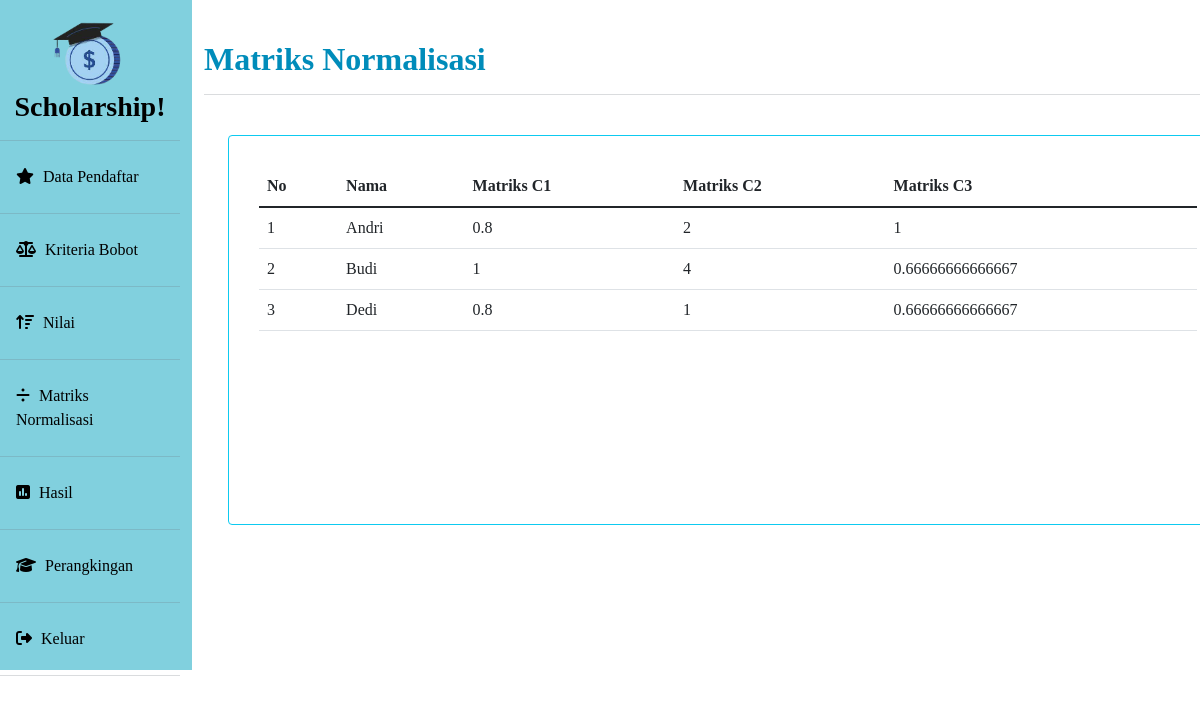
Screenshot of /admin/matriks.php (signed in) with the database file from the repository.
### tables this page shows
CREATE TABLE `pendaftaran` (
  `idpendaftaran` int(11) NOT NULL,
  `nama` varchar(255) NOT NULL,
  `ratarata` varchar(10) NOT NULL,
  `penghasilan` varchar(50) NOT NULL,
  `tanggungan` varchar(10) NOT NULL
);

### admin/matriks.php (the view, shortened to what this page needs)
<?php
include('../koneksi.php');
?>
<!doctype html>
<html lang="en">
<head>
    <link href="https://cdn.jsdelivr.net/npm/bootstrap@5.1.3/dist/css/bootstrap.min.css" rel="stylesheet">
    <link rel="stylesheet" type="text/css" href="../assets/style/styleuser.css">
</head>
<body>
    <div class="row no-gutters">
        <div class="col-md-2 pr-3" style="height:670px; background-color:#81d0de;">
            <ul class="nav flex-column ">
                <li class="nav-item">
                    <center>
                        <h3 style="color:black; margin-top:20px">
                            <b><img src="../assets/img/logo2.png" style="height: 70px;"> Scholarship!</b>
                            <hr class=bg-secondary>
                        </h3>
                    </center>
                </li>
                <li class="nav-item">
                    <a class="nav-link" href="datapendaftar.php" style="color:black"><i class="fas fa-star" style="margin-right: 5px;"></i> Data Pendaftar</a>
                    <hr class=bg-secondary>
                </li>
                <li class="nav-item">
                    <a class="nav-link" href="kriteria.php" style="color:black"><i class="fas fa-balance-scale" style="margin-right: 5px;"></i> Kriteria Bobot</a>
                    <hr class=bg-secondary>
                </li>
                <li class="nav-item">
                    <a class="nav-link" href="nilaimax.php" style="color:black"><i class="fas fa-sort-amount-up" style="margin-right: 5px;"></i> Nilai</a>
                    <hr class=bg-secondary>
                </li>
                <li class="nav-item">
                    <a class="nav-link" href="matriks.php" style="color:black"><i class="fas fa-divide" style="margin-right: 5px;"></i> Matriks Normalisasi</a>
                    <hr class=bg-secondary>
                </li>
                <li class="nav-item">
                    <a class="nav-link" href="hasil.php" style="color:black"><i class="fas fa-poll" style="margin-right: 5px;"></i> Hasil</a>
                    <hr class=bg-secondary>
                </li>
                <li class="nav-item">
                    <a class="nav-link" href="rangking.php" style="color:black"><i class="fas fa-graduation-cap" style="margin-right: 5px;"></i> Perangkingan</a>
                    <hr class=bg-secondary>
                </li>
                <li class=" nav-item">
                    <a class="nav-link" href="../logout.php" style="color:black"><i class="fas fa-sign-out-alt" style="margin-right: 5px"></i> Keluar</a>
                    <hr class=bg-secondary>
                </li>
            </ul>
        </div>
        <div class=" col-md-10">
            <h2 style="color:#008cba; margin-top:40px; margin-bottom:20px">
                <b>Matriks Normalisasi</b>
                <hr class=bg-secondary>
            </h2>
            <div class="container">
                <div class="card border-info mb-3" style="height:390px; width:1000px; margin-top:40px">
                    <div style="margin: 30px 30px 30px 30px">
                        <table class="table">
                            <thead>
                                <tr>
                                    <th scope="col">No</th>
                                    <th scope="col">Nama</th>
                                    <th scope="col">Matriks C1</th>
                                    <th scope="col">Matriks C2</th>
                                    <th scope="col">Matriks C3</th>
                                </tr>
                            </thead>
                            <tbody>
                                <?php
                                $no = 1;
                                $data = $koneksi->query("SELECT * from pendaftaran");
                                $maksc1 = $koneksi->query("SELECT MAX(ratarata) AS MaksC1 from pendaftaran");
                                $tampil = mysqli_fetch_assoc($maksc1);
                                $MaksC1 = $tampil['MaksC1'];
                                $minc2 = $koneksi->query("SELECT MIN(penghasilan) AS MinC2 from pendaftaran");
                                $tampil = mysqli_fetch_assoc($minc2);
                                $MinC2 = $tampil['MinC2'];
                                $maksc3 = $koneksi->query("SELECT MAX(tanggungan) AS MaksC3 from pendaftaran");
                                $tampil = mysqli_fetch_assoc($maksc3);
                                $MaksC3 = $tampil['MaksC3'];
                                while ($tampil = $data->fetch_assoc()) {
                                ?>
                                    <tr>
                                        <td><?php echo $no++ ?></td>
                                        <td><?php echo $tampil['nama'] ?></td>
                                        <td>
                                            <?php
                                            $hasilc1 = $tampil['ratarata'] / $MaksC1;
                                            echo $hasilc1;
                                            ?>
                                        </td>
                                        <td>
                                            <?php
                                            $hasilc2 = $tampil['penghasilan'] / $MinC2;
                                            echo $hasilc2;
                                            ?>
                                        </td>
                                        <td>
                                            <?php
                                            $hasilc3 = $tampil['tanggungan'] / $MaksC3;
                                            echo $hasilc3;
                                            ?>
                                        </td>
                                    </tr>
                                <?php
                                }
                                ?>
                            </tbody>
                        </table>
                    </div>
                </div>
            </div>
        </div>
    </div>
</body>
</html>

### assets/style/styleuser.css (style rules this page uses)
body { color: #fff; font-family: "Times New Roman", Times, serif; background-color: white; background-repeat: no-repeat; background-size: cover; }

### rows the page displays
pendaftaran: nama "Andri", hasilc1 "0.8", penghasilan "2", hasilc3 "1"
pendaftaran: nama "Budi", hasilc1 "1", penghasilan "4", hasilc3 "0.66666666666667"
pendaftaran: nama "Dedi", hasilc1 "0.8", penghasilan "1", hasilc3 "0.66666666666667"
